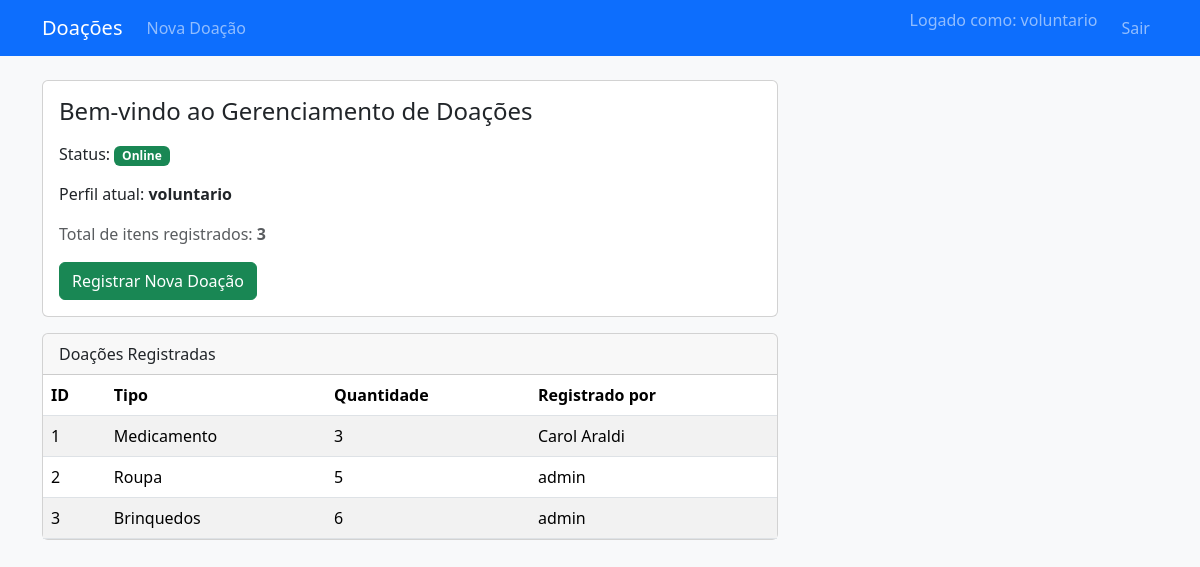
The app's page / (signed in) with its own data.
### app.py (models this page shows, shortened)
class User(db.Model):
    id = db.Column(db.Integer, primary_key=True)
    username = db.Column(db.String(80), unique=True, nullable=False)
    password_hash = db.Column(db.String(128), nullable=False) # Armazena o hash (A02)
    role = db.Column(db.String(20), nullable=False, default='voluntario') # admin, voluntario (A04)
    donations = db.relationship('Doacao', backref='registrador', lazy=True)

class Doacao(db.Model):
    id = db.Column(db.Integer, primary_key=True)
    tipo = db.Column(db.String(80), nullable=False)
    quantidade = db.Column(db.Integer, nullable=False)
    voluntario_id = db.Column(db.Integer, db.ForeignKey('user.id'), nullable=False)

### app.py (the view)
@app.route('/')
def index():
    doacoes = Doacao.query.all()
    return render_template(
        'index.html',
        is_logged_in=session.get('logged_in', False),
        user_role=session.get('user_role', 'Convidado'),
        doacoes=doacoes,
    )

### templates/index.html (shortened to what this page needs)
{% extends "base.html" %}
{% block content %}
<div class="row">
    <div class="col-lg-8">
        <div class="card mb-3">
            <div class="card-body">
                <h1 class="h4 mb-3">Bem-vindo ao Gerenciamento de Doações</h1>
                <p>
                    Status:
                    {% if is_logged_in %}
                        <span class="badge bg-success">Online</span>
                    {% else %}
                        <span class="badge bg-secondary">Offline</span>
                    {% endif %}
                </p>
                <p>Perfil atual: <strong>{{ user_role }}</strong></p>
                <p class="text-muted">
                    Total de itens registrados: <strong>{{ doacoes|length }}</strong>
                </p>
                {% if not is_logged_in %}
                    <a href="{{ url_for('login') }}" class="btn btn-primary">Fazer Login</a>
                {% else %}
                    <a href="{{ url_for('nova_doacao') }}" class="btn btn-success me-2">
                        Registrar Nova Doação
                    </a>
                {% endif %}
            </div>
        </div>
        <div class="card">
            <div class="card-header">
                Doações Registradas
            </div>
            <div class="card-body p-0">
                {% if doacoes %}
                    <table class="table table-striped mb-0">
                        <thead>
                        <tr>
                            <th>ID</th>
                            <th>Tipo</th>
                            <th>Quantidade</th>
                            <th>Registrado por</th>
                        </tr>
                        </thead>
                        <tbody>
                        {% for d in doacoes %}
                            <tr>
                                <td>{{ d.id }}</td>
                                <td>{{ d.tipo }}</td>
                                <td>{{ d.quantidade }}</td>
                                <td>{{ d.registrador.username if d.registrador else '-' }}</td>
                            </tr>
                        {% endfor %}
                        </tbody>
                    </table>
                {% else %}
                    <p class="p-3 mb-0">Nenhuma doação registrada ainda.</p>
                {% endif %}
            </div>
        </div>
    </div>
</div>
{% endblock %}

### templates/base.html (shortened to what this page needs)
<!doctype html>
<html lang="pt-BR">
<head>
    <link
        href="https://cdn.jsdelivr.net/npm/bootstrap@5.3.3/dist/css/bootstrap.min.css"
        rel="stylesheet"
    >
</head>
<body class="bg-light">
<nav class="navbar navbar-expand-lg navbar-dark bg-primary mb-4">
    <div class="container">
        <a class="navbar-brand" href="{{ url_for('index') }}">Doações</a>
        <div class="collapse navbar-collapse" id="navbarNav">
            <ul class="navbar-nav me-auto">
                {% if session.get('logged_in') %}
                    <li class="nav-item">
                        <a class="nav-link" href="{{ url_for('nova_doacao') }}">Nova Doação</a>
                    </li>
                {% endif %}
            </ul>
            <ul class="navbar-nav ms-auto">
                {% if session.get('logged_in') %}
                    <li class="nav-item">
                        <span class="navbar-text me-3">
                            Logado como: {{ session.get('user_role') }}
                        </span>
                    </li>
                    <li class="nav-item">
                        <a class="nav-link" href="{{ url_for('logout') }}">Sair</a>
                    </li>
                {% else %}
                    <li class="nav-item">
                        <a class="nav-link" href="{{ url_for('login') }}">Entrar</a>
                    </li>
                {% endif %}
            </ul>
        </div>
    </div>
</nav>
<div class="container mb-5">
    {% block content %}{% endblock %}
</div>
</body>
</html>

### records on screen
User: get "voluntario", role "voluntario"
Doacao: id "1", tipo "Medicamento", quantidade "3", registrador "Carol Araldi"
Doacao: id "2", tipo "Roupa", quantidade "5", registrador "admin"
Doacao: id "3", tipo "Brinquedos", quantidade "6", registrador "admin"

### other values on screen
{{ doacoes|length }} "3"
